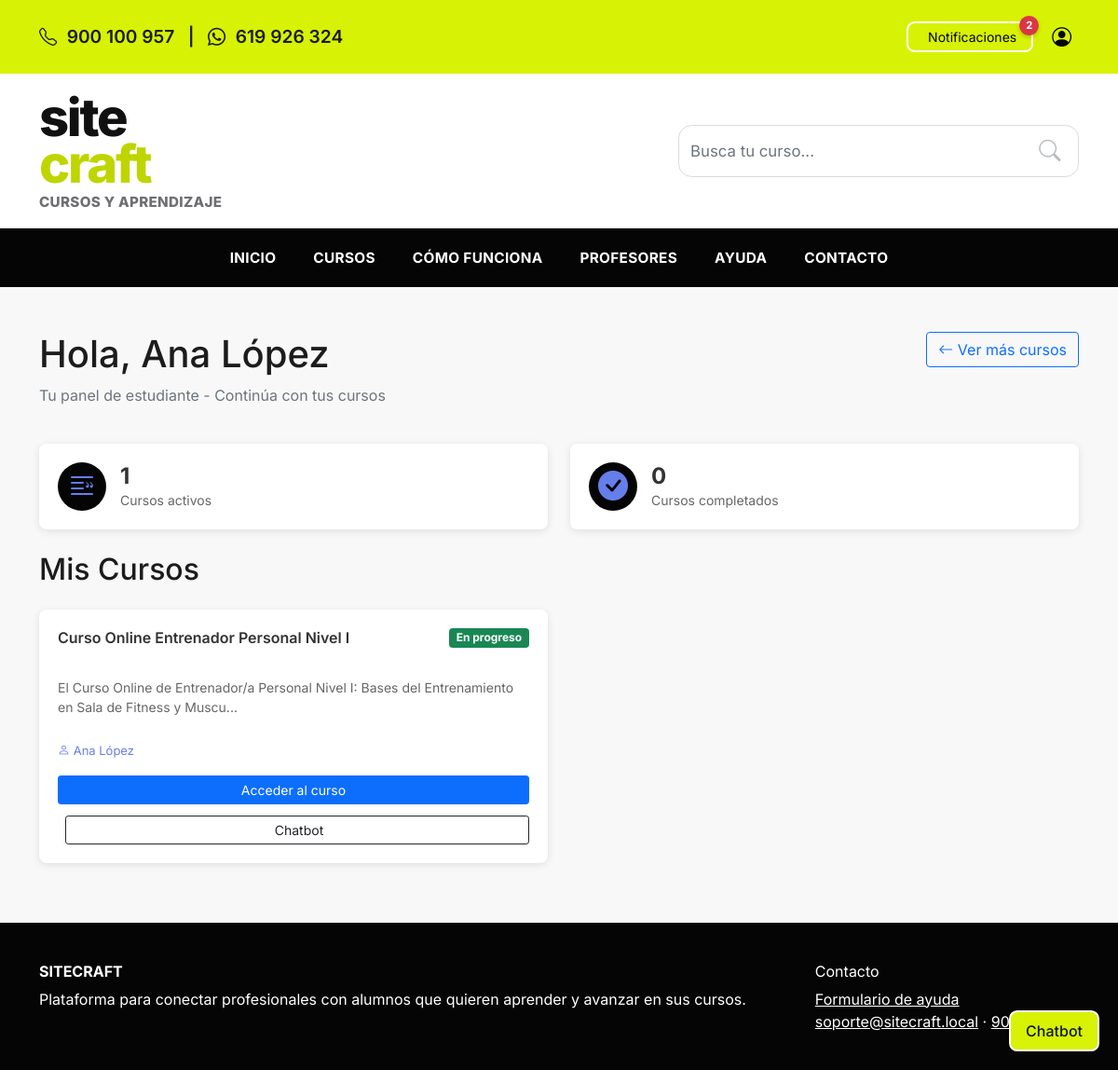
/student/dashboard.php (signed in), run on the app's committed database.
### tables this page shows
CREATE TABLE enrollments (
    id BIGINT UNSIGNED AUTO_INCREMENT PRIMARY KEY,
    user_id BIGINT UNSIGNED NOT NULL,
    course_id BIGINT UNSIGNED NOT NULL,
    enrollment_status ENUM('pending_payment','active','paused','cancelled','completed') NOT NULL DEFAULT 'pending_payment',
    started_at DATETIME NULL,
    ends_at DATETIME NULL,
    created_at TIMESTAMP NOT NULL DEFAULT CURRENT_TIMESTAMP,
    updated_at TIMESTAMP NOT NULL DEFAULT CURRENT_TIMESTAMP ON UPDATE CURRENT_TIMESTAMP,
    CONSTRAINT fk_enrollments_user FOREIGN KEY (user_id) REFERENCES users(id) ON DELETE CASCADE ON UPDATE CASCADE,
    CONSTRAINT fk_enrollments_course FOREIGN KEY (course_id) REFERENCES courses(id) ON DELETE RESTRICT ON UPDATE CASCADE,
    UNIQUE KEY uq_enrollments_user_course (user_id, course_id),
    KEY idx_enrollments_course_status (course_id, enrollment_status),
    KEY idx_enrollments_user_status (user_id, enrollment_status),
    CONSTRAINT chk_enrollments_dates CHECK (ends_at IS NULL OR started_at IS NULL OR ends_at >= started_at)
);

CREATE TABLE users (
    id BIGINT UNSIGNED AUTO_INCREMENT PRIMARY KEY,
    full_name VARCHAR(120) NOT NULL,
    email VARCHAR(190) NOT NULL,
    password_hash VARCHAR(255) NOT NULL,
    phone VARCHAR(30) NULL,
    is_active TINYINT(1) NOT NULL DEFAULT 1,
    created_at TIMESTAMP NOT NULL DEFAULT CURRENT_TIMESTAMP,
    updated_at TIMESTAMP NOT NULL DEFAULT CURRENT_TIMESTAMP ON UPDATE CURRENT_TIMESTAMP,
    UNIQUE KEY uq_users_email (email)
);

CREATE TABLE courses (
    id BIGINT UNSIGNED AUTO_INCREMENT PRIMARY KEY,
    slug VARCHAR(120) NOT NULL,
    title VARCHAR(180) NOT NULL,
    description TEXT NULL,
    price DECIMAL(10,2) NOT NULL DEFAULT 0.00,
    currency CHAR(3) NOT NULL DEFAULT 'EUR',
    duration_days INT UNSIGNED NULL,
    is_published TINYINT(1) NOT NULL DEFAULT 0,
    css_file VARCHAR(220) NULL COMMENT 'Ruta CSS específica del curso, p.ej. assets/css/pages/courses/entrenador-personal-nivel-i.css',
    created_at TIMESTAMP NOT NULL DEFAULT CURRENT_TIMESTAMP,
    updated_at TIMESTAMP NOT NULL DEFAULT CURRENT_TIMESTAMP ON UPDATE CURRENT_TIMESTAMP,
    UNIQUE KEY uq_courses_slug (slug),
    KEY idx_courses_published (is_published)
);

### public/student/dashboard.php (called while the page is built, shortened)
<?php
require __DIR__ . '/../../app/config/database.php';
$user = getCurrentUser();
$myCourses = [];
$stats = [
    'activeCourses' => 0,
    'completedCourses' => 0,
    'teachingCourses' => 0,
    'teachingStudents' => 0,
];
try {
    $stmt = db()->prepare(<<<'SQL'
        SELECT
            c.id,
            c.slug,
            c.title,
            c.description,
            e.enrollment_status,
            e.started_at,
            e.ends_at,
            u.full_name as teacher_name
        FROM enrollments e
        JOIN courses c ON e.course_id = c.id
        LEFT JOIN course_teachers ct ON c.id = ct.course_id
        LEFT JOIN users u ON ct.user_id = u.id
        WHERE e.user_id = ?
        ORDER BY e.started_at DESC
    SQL);
    $stmt->execute([$user['id']]);
    $myCourses = $stmt->fetchAll();
    $activeEnrollmentStatuses = ['active', 'in_progress', 'paused'];
    $stats['activeCourses'] = count(array_filter(
        $myCourses,
        static function (array $course) use ($activeEnrollmentStatuses): bool {
            $status = strtolower(trim((string) ($course['enrollment_status'] ?? '')));
            return in_array($status, $activeEnrollmentStatuses, true);
        }
    ));
    $stats['completedCourses'] = count(array_filter(
        $myCourses,
        static function (array $course): bool {
            $status = strtolower(trim((string) ($course['enrollment_status'] ?? '')));
            return $status === 'completed';
        }
    ));
} catch (Throwable $e) {
    $myCourses = [];
    $teacherCourses = [];
        $stats = [
            'activeCourses' => 0,
            'completedCourses' => 0,
            'teachingCourses' => 0,
            'teachingStudents' => 0,
        ];
    }
require __DIR__ . '/../../app/views/student/dashboard.php';

### app/helpers/auth.php (called while the page is built, shortened)
<?php
function appBasePath(): string
{
    static $basePath = null;
    if ($basePath !== null) {
        return $basePath;
    }
    $scriptName = str_replace('\\', '/', $_SERVER['SCRIPT_NAME'] ?? '');
    $publicMarker = '/public/';
    $markerPosition = strpos($scriptName, $publicMarker);
    $dir = str_replace('\\', '/', dirname($scriptName));
    $dir = $dir === '/' ? '' : rtrim($dir, '/');
    $basePath = $dir;
    return $basePath;
}
function appUrl(string $path = ''): string
{
    $basePath = appBasePath();
    $normalizedPath = ltrim($path, '/');
    return $basePath === '' ? '/' . $normalizedPath : $basePath . '/' . $normalizedPath;
}
function getCurrentUser(): ?array
{
    return $_SESSION['user'] ?? null;
}
function hasRole(string $role): bool
{
    $user = getCurrentUser();
    return $user !== null && in_array($role, $user['roles'], true);
}

### app/config/database.php (called while the page is built, shortened)
<?php
function db(): PDO
{
    static $pdo = null;
    if ($pdo instanceof PDO) {
        return $pdo;
    }
    $host = '127.0.0.1';
    $port = 3306;
    $database = 'sitecraft';
    $username = 'root';
    $password = '';
    $charset = 'utf8mb4';
    $dsn = sprintf('mysql:host=%s;port=%d;dbname=%s;charset=%s', $host, $port, $database, $charset);
    $options = [
        PDO::ATTR_ERRMODE => PDO::ERRMODE_EXCEPTION,
        PDO::ATTR_DEFAULT_FETCH_MODE => PDO::FETCH_ASSOC,
        PDO::ATTR_EMULATE_PREPARES => false,
    ];
    $pdo = new PDO($dsn, $username, $password, $options);
    return $pdo;
}

### app/views/student/dashboard.php (the view, shortened to what this page needs)
<?php
require __DIR__ . '/../layouts/header.php';
?>
<div class="container my-5">
    <div class="row mb-4">
        <div class="col-md-8">
            <h1>Hola, <?= htmlspecialchars($user['full_name'], ENT_QUOTES, 'UTF-8'); ?></h1>
            <p class="text-muted">Tu panel de estudiante - Continúa con tus cursos</p>
        </div>
        <div class="col-md-4 text-end">
            <a href="<?= htmlspecialchars(appUrl('index.php'), ENT_QUOTES, 'UTF-8'); ?>" class="btn btn-outline-primary">
                <i class="bi bi-arrow-left"></i> Ver más cursos
            </a>
        </div>
    </div>
    <div class="row mb-4">
        <div class="col-md-6">
            <div class="stat-card">
                <div class="stat-icon">
                    <i class="bi bi-book-half"></i>
                </div>
                <div class="stat-content">
                    <h3><?= $stats['activeCourses'] ?? 0; ?></h3>
                    <p>Cursos activos</p>
                </div>
            </div>
        </div>
        <div class="col-md-6">
            <div class="stat-card">
                <div class="stat-icon">
                    <i class="bi bi-check-circle"></i>
                </div>
                <div class="stat-content">
                    <h3><?= $stats['completedCourses'] ?? 0; ?></h3>
                    <p>Cursos completados</p>
                </div>
            </div>
        </div>
    </div>
    <div class="row">
        <div class="col-12">
            <h2 class="mb-4">Mis Cursos</h2>
            <?php if (empty($myCourses)): ?>
                <div class="alert alert-info">
                    <i class="bi bi-info-circle"></i> Aún no te has inscrito en ningún curso. <a href="<?= htmlspecialchars(appUrl('index.php'), ENT_QUOTES, 'UTF-8'); ?>">Explora los cursos disponibles</a>
                </div>
            <?php else: ?>
                <div class="row">
                    <?php foreach ($myCourses as $course): ?>
                        <div class="col-md-6 mb-3">
                            <div class="course-card">
                                <div class="course-header">
                                    <h4><?= htmlspecialchars($course['title'], ENT_QUOTES, 'UTF-8'); ?></h4>
                                    <span class="badge bg-<?= match($course['enrollment_status']) {
                                        'active' => 'success',
                                        'completed' => 'primary',
                                        'paused' => 'warning',
                                        default => 'secondary'
                                    } ?>">
                                        <?= match($course['enrollment_status']) {
                                            'active' => 'En progreso',
                                            'completed' => 'Completado',
                                            'paused' => 'Pausado',
                                            'pending_payment' => 'Pago pendiente',
                                            default => 'Cancelado'
                                        } ?>
                                    </span>
                                </div>
                                <p class="course-description"><?= htmlspecialchars(substr($course['description'] ?? 'Sin descripción', 0, 100), ENT_QUOTES, 'UTF-8'); ?>...</p>
                                <?php if (!empty($course['teacher_name'])): ?>
                                    <p class="course-teacher">
                                        <i class="bi bi-person"></i> <?= htmlspecialchars($course['teacher_name'], ENT_QUOTES, 'UTF-8'); ?>
                                    </p>
                                <?php endif; ?>
                                <a href="<?= htmlspecialchars(appUrl('student/curso.php?slug=' . $course['slug']), ENT_QUOTES, 'UTF-8'); ?>" class="btn btn-sm btn-primary">
                                    Acceder al curso
                                </a>
                                <?php if (($course['enrollment_status'] ?? '') === 'active' || ($course['enrollment_status'] ?? '') === 'completed'): ?>
                                    <a href="<?= htmlspecialchars(appUrl('student/chatbot.php?slug=' . $course['slug']), ENT_QUOTES, 'UTF-8'); ?>" class="btn btn-sm btn-outline-dark ms-2">
                                        <i class="bi bi-chat-dots me-1"></i>Chatbot
                                    </a>
                                <?php endif; ?>
                            </div>
                        </div>
                    <?php endforeach; ?>
                </div>
            <?php endif; ?>
        </div>
    </div>
</div>
<?php require __DIR__ . '/../layouts/footer.php'; ?>

### public/assets/css/base/layout.css (style rules this page uses)
:root { --color-highlight: #d7f205; --color-dark: #050505; --color-text: #1c1c1c; --color-muted: #6f6f73; --color-surface: #ffffff; --color-surface-alt: #f3f5f7; --color-border: #e3e6ea; --shadow-soft: 0 20px 50px rgba(0, 0, 0, 0.08); --radius-lg: 24px; --radius-md: 18px; --radius-sm: 12px; }
* { box-sizing: border-box; }
body { margin: 0; font-family: 'Inter', sans-serif; color: var(--color-text); background: #f8f8f8; }
a { color: inherit; }

### public/assets/css/pages/teacher/dashboard.css (style rules this page uses)
.stat-card { background: #fff; padding: 1.25rem 1.5rem; border-radius: .75rem; box-shadow: 0 2px 8px rgba(0,0,0,.08); display: flex; align-items: center; gap: 1rem; height: 100%; }
.stat-icon { font-size: 2rem; color: #d7f205; background: #050505; width: 52px; height: 52px; border-radius: 50%; display: flex; align-items: center; justify-content: center; flex-shrink: 0; }
.stat-content h3 { font-size: 1.6rem; font-weight: 700; margin: 0; color: #050505; }
.stat-content p { margin: 0; color: #666; font-size: .85rem; }
.course-card { background: #fff; padding: 1.25rem; border-radius: .75rem; box-shadow: 0 2px 8px rgba(0,0,0,.08); transition: box-shadow .2s ease, transform .2s ease; height: 100%; display: flex; flex-direction: column; gap: .75rem; }
.course-header { display: flex; justify-content: space-between; align-items: flex-start; gap: .5rem; }
.course-header h4 { font-size: 1rem; font-weight: 700; margin: 0; color: #050505; }
.course-description { color: #555; font-size: .875rem; margin: 0; flex: 1; }

### app/views/student/dashboard.php (style rules this page uses)
.stat-card { background: white; padding: 20px; border-radius: 8px; box-shadow: 0 2px 8px rgba(0, 0, 0, 0.1); display: flex; align-items: center; gap: 15px; }
.stat-icon { font-size: 32px; color: #667eea; }
.stat-content h3 { font-size: 24px; font-weight: 700; margin: 0; color: #333; }
.stat-content p { margin: 0; color: #666; font-size: 14px; }
.course-card { background: white; padding: 20px; border-radius: 8px; box-shadow: 0 2px 8px rgba(0, 0, 0, 0.1); transition: all 0.3s ease; }
.course-header { display: flex; justify-content: space-between; align-items: center; margin-bottom: 10px; }
.course-header h4 { margin: 0; color: #333; font-weight: 600; }
.course-description { color: #666; font-size: 14px; margin: 10px 0; }
.course-teacher { color: #667eea; font-size: 13px; margin: 5px 0; }

### data on the page
enrollments: user.full_name "Ana López", course.title "Curso Online Entrenador Personal Nivel I", enrollment_status "En progreso", course.description "El Curso Online de Entrenador/a Personal Nivel I: Bases del Entrenamiento en Sala de Fitness y Muscu"

### other printed values
$phonePrimary "900 100 957"
$phoneSecondary "619 926 324"
$unreadCount "2"
$stats['activeCourses'] "1"
$stats['completedCourses'] "0"
